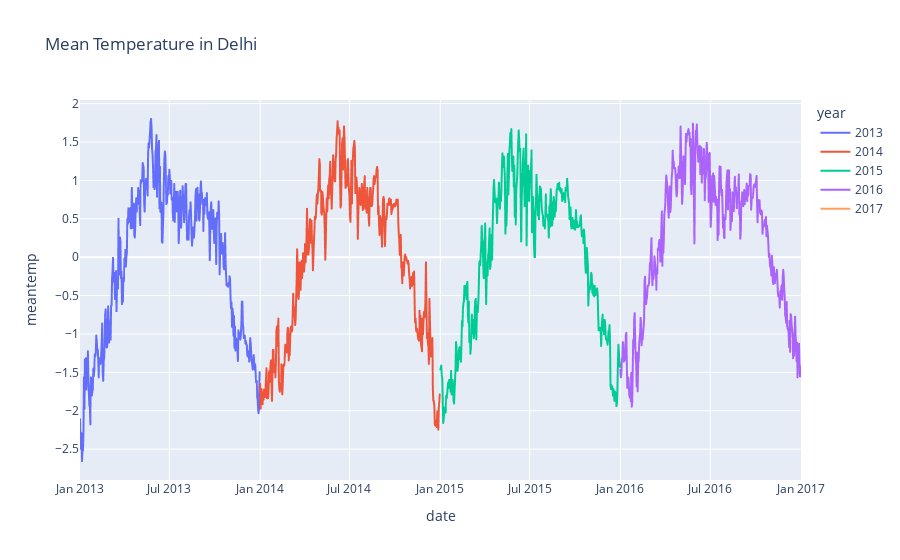

The code cell stored with this chart in its notebook:
### Code cell
# same in plotly 
fig = px.line(df_scaled, x=df_scaled.index, y='meantemp', title='Mean Temperature in Delhi', color='year')
fig.show()

### Figure 1 — Plotly figure (JSON) as saved in the notebook; plotly's stock layout.template omitted (floating-point values rounded to 4 significant figures; data arrays with more than 128 entries replaced by an {"elided": "..."} marker saying what was removed)
{"data": [{"hovertemplate": "year=2013<br>date=%{x}<br>meantemp=%{y}<extra></extra>", "legendgroup": "2013", "line": {"color": "#636efa", "dash": "solid"}, "marker": {"symbol": "circle"}, "mode": "lines", "name": "2013", "showlegend": true, "type": "scattergl", "x": {"elided": "365 str values"}, "xaxis": "x", "y": {"elided": "365 float values"}, "yaxis": "y"}, {"hovertemplate": "year=2014<br>date=%{x}<br>meantemp=%{y}<extra></extra>", "legendgroup": "2014", "line": {"color": "#EF553B", "dash": "solid"}, "marker": {"symbol": "circle"}, "mode": "lines", "name": "2014", "showlegend": true, "type": "scattergl", "x": {"elided": "365 str values"}, "xaxis": "x", "y": {"elided": "365 float values"}, "yaxis": "y"}, {"hovertemplate": "year=2015<br>date=%{x}<br>meantemp=%{y}<extra></extra>", "legendgroup": "2015", "line": {"color": "#00cc96", "dash": "solid"}, "marker": {"symbol": "circle"}, "mode": "lines", "name": "2015", "showlegend": true, "type": "scattergl", "x": {"elided": "365 str values"}, "xaxis": "x", "y": {"elided": "365 float values"}, "yaxis": "y"}, {"hovertemplate": "year=2016<br>date=%{x}<br>meantemp=%{y}<extra></extra>", "legendgroup": "2016", "line": {"color": "#ab63fa", "dash": "solid"}, "marker": {"symbol": "circle"}, "mode": "lines", "name": "2016", "showlegend": true, "type": "scattergl", "x": {"elided": "366 str values"}, "xaxis": "x", "y": {"elided": "366 float values"}, "yaxis": "y"}, {"hovertemplate": "year=2017<br>date=%{x}<br>meantemp=%{y}<extra></extra>", "legendgroup": "2017", "line": {"color": "#FFA15A", "dash": "solid"}, "marker": {"symbol": "circle"}, "mode": "lines", "name": "2017", "showlegend": true, "type": "scattergl", "x": ["2017-01-01T00:00:00"], "xaxis": "x", "y": [-2.11], "yaxis": "y"}], "layout": {"legend": {"title": {"text": "year"}, "tracegroupgap": 0}, "title": {"text": "Mean Temperature in Delhi"}, "xaxis": {"anchor": "y", "domain": [0, 1], "title": {"text": "date"}}, "yaxis": {"anchor": "x", "domain": [0, 1], "title": {"text": "meantemp"}}}}
